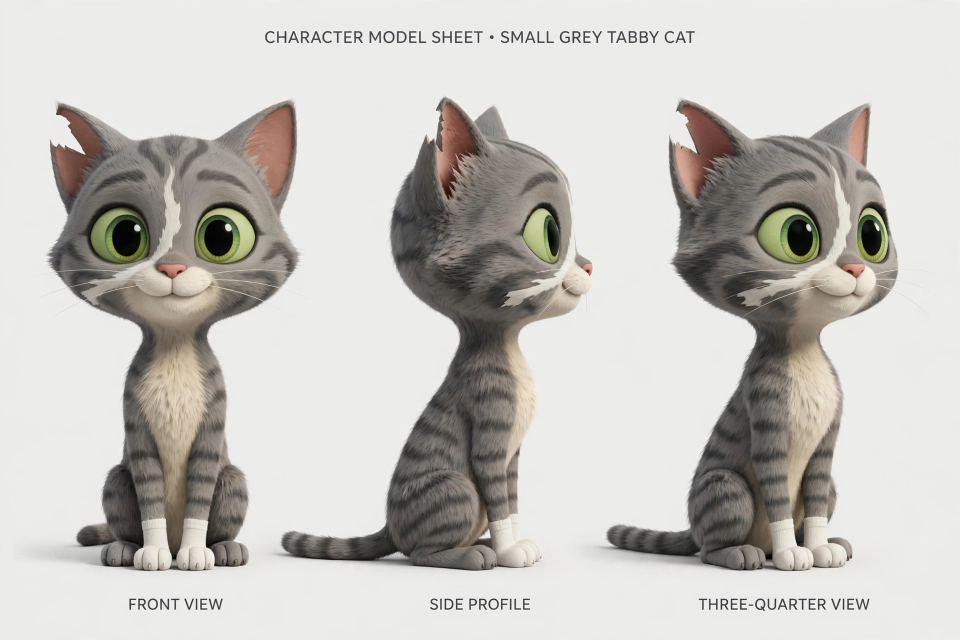
#> input picture bible/reference/media-generation-pepper-model-sheet-0-b738aac2-6ba8-437a-abb0-a4d5fd7aa41a.webp, 1920 x 1280 px, found by its file name (shown at 1/2 size)
$ python drift-contact-sheet.py ../episodes/ep001/assets/media-generation-ep001-shot0-hook-stylec.webp
#> lines starting #> are read from the running program, lines starting #| are printed output that depends on the picture
#!/usr/bin/env python3
"""drift-contact-sheet.py — visual drift-review harness (drift firewall, manual gate).

Usage: drift-contact-sheet.py <ep>   (e.g. drift-contact-sheet.py ep002)

Builds pack/drift-review.jpg: model sheet + marks detail (the authorities)
on top, episode stills below in a labeled grid — the 2-minute human eyeball.
Also appends one row per still to tools/drift-log.csv (verdict left blank;
the agent fills ear/stripe/eyes/socks/verdict during review).

Per the drift-firewall spec, automated verdicts start as HUMAN until the
model judge has 20 consecutive agreements with human verdicts. This script
is the harness; the judgment stays human for now.
"""
import csv, os, sys
from datetime import date
from PIL import Image, ImageDraw

ROOT = "/home/hatch/workspace/pepper-series"
REF = f"{ROOT}/bible/reference"
MODEL_SHEET = f"{REF}/media-generation-pepper-model-sheet-0-b738aac2-6ba8-437a-abb0-a4d5fd7aa41a.webp"
MARKS_DETAIL = f"{REF}/media-generation-pepper-marks-detail-0-2a4503b8-e5d8-46bc-ba7d-d64d32b1c4b6.webp"
LOG = f"{ROOT}/tools/drift-log.csv"
COLS = 3
THUMB_W = 360


def thumb(img, w):
    r = w / img.width
    return img.convert("RGB").resize((w, int(img.height * r)))


def labeled(img, text):
    d = ImageDraw.Draw(img)
    d.rectangle([0, 0, img.width, 34], fill=(11, 14, 20))
    d.text((10, 8), text, fill=(232, 163, 61))
    return img


def main():
    ep = sys.argv[1]
    epdir = f"{ROOT}/episodes/{ep}"
    stills = sorted(
        f for f in os.listdir(f"{epdir}/assets")
        if f.endswith((".webp", ".png", ".jpg"))
        and "shot" in f
        and "_superseded" not in f
        and "anim" not in f
    )
    if not stills:
        sys.exit(f"no stills found in {epdir}/assets")

    auth = [labeled(thumb(Image.open(MODEL_SHEET), 540), "AUTHORITY: model sheet"),
            labeled(thumb(Image.open(MARKS_DETAIL), 540), "AUTHORITY: marks detail")]
#> in thumb, `r = w / img.width`: r = 0.281
#> in thumb, `return img.convert("RGB").resize((w, int(img.height * r)))`:
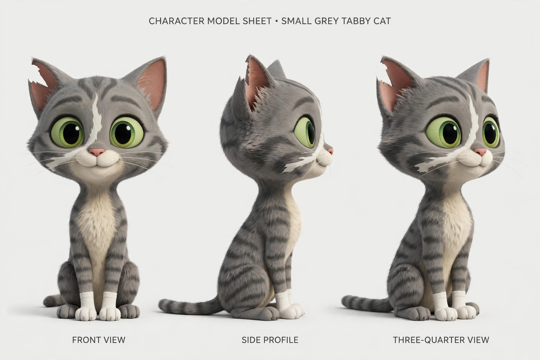
#> returned value: PIL image 540x360 RGB; mean R, G, B 197.6, 195.7, 190.6
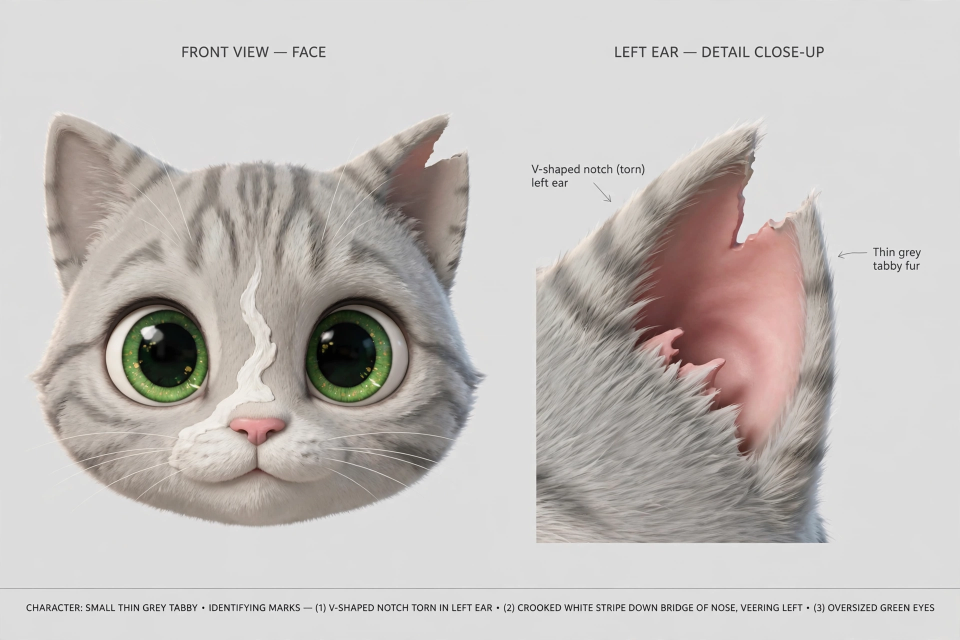
#> input picture bible/reference/media-generation-pepper-marks-detail-0-2a4503b8-e5d8-46bc-ba7d-d64d32b1c4b6.webp, 1920 x 1280 px, found by its file name (shown at 1/2 size)
#> call 2 of thumb, with w = 540
#> in thumb (call 2), `return img.convert("RGB").resize((w, int(img.height * r)))`:
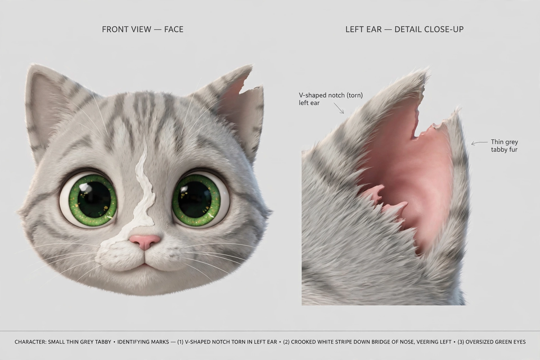
#> returned value: PIL image 540x360 RGB; mean R, G, B 195, 190.4, 187.5
    tiles = [labeled(thumb(Image.open(f"{epdir}/assets/{s}"), THUMB_W),
                     f"{ep} / {s[:44]}") for s in stills]
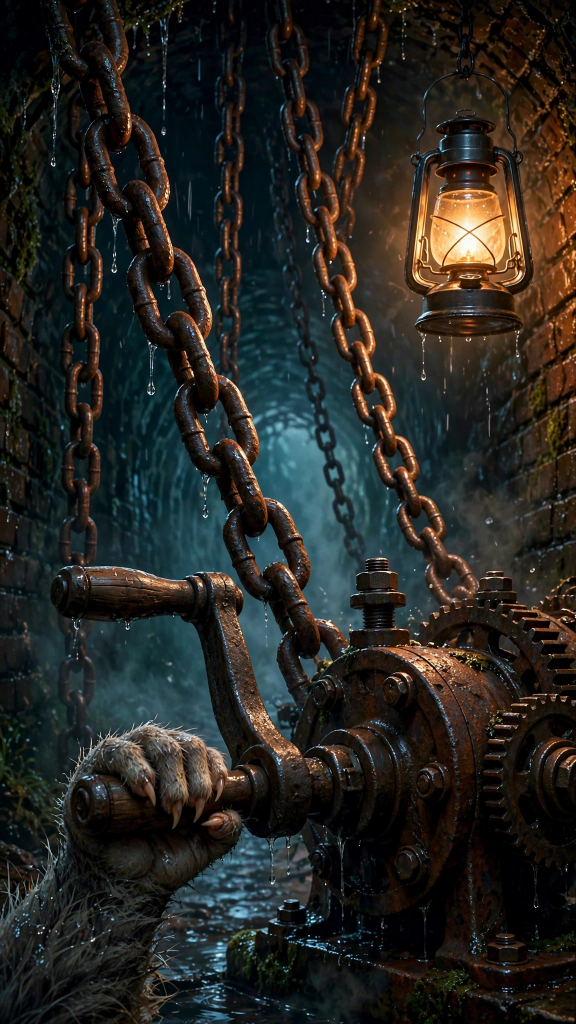
#> input picture episodes/ep001/assets/media-generation-ep001-shot0-hook-stylec.webp, 1152 x 2048 px, found by its file name (shown at 1/2 size)
#> call 3 of thumb, with w = 360
#> in thumb (call 3), `r = w / img.width`: r = 0.312
#> in thumb (call 3), `return img.convert("RGB").resize((w, int(img.height * r)))`:
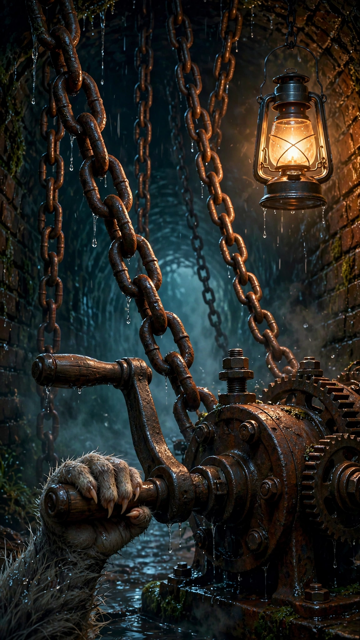
#> returned value: PIL image 360x640 RGB; mean R, G, B 38.1, 38.1, 34
#> tiles = 1 item

    rows, row, x = [], [], 0
    all_tiles = auth + tiles
#> all_tiles = 3 items
    for t in all_tiles:
        row.append(t)
        if len(row) == COLS:
            rows.append(row); row = []
#> this loop made 3 passes
#> after the loop, row = []; rows = 1 item
    if row:
        rows.append(row)
    W = COLS * 560
    H = sum(max(t.height for t in r) + 12 for r in rows)
#> H = 652
    sheet = Image.new("RGB", (W, H), (20, 24, 32))
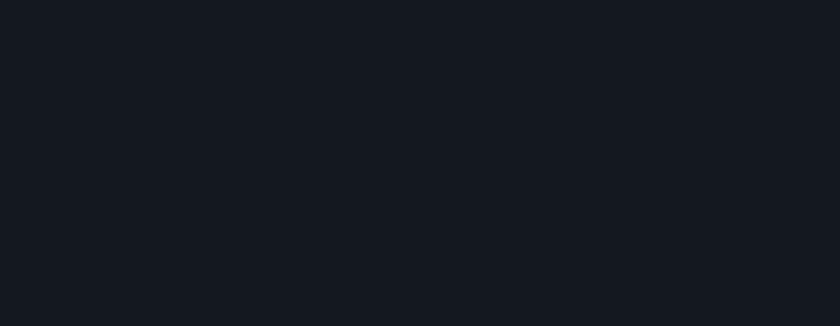
#> sheet: PIL image 1680x652 RGB (shown at 1/2 size); mean R, G, B 20, 24, 32
    y = 0
    for r in rows:
        rh = max(t.height for t in r)
        x = 0
        for t in r:
            sheet.paste(t, (x + (560 - t.width) // 2, y)); x += 560
        y += rh + 12
#> this loop made 1 pass
#> (rh, y) on pass 1: (640, 652)
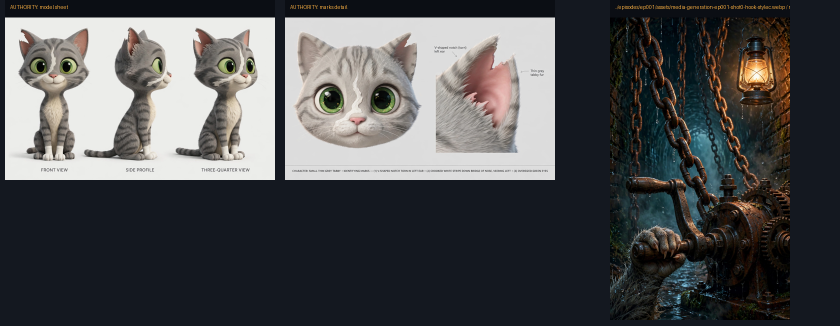
#> sheet: PIL image 1680x652 RGB (shown at 1/2 size); mean R, G, B 79.2, 79.8, 81.3
#> after the loop, y = 652
    out = f"{epdir}/pack/drift-review.jpg"
    sheet.save(out, quality=88)
    print(f"wrote {out} ({len(stills)} stills)")

    new = not os.path.exists(LOG)
    with open(LOG, "a", newline="") as fh:
        w = csv.writer(fh)
        if new:
            w.writerow(["date", "episode", "shot", "prompt_hash", "model", "vendor",
                        "ear", "stripe", "eyes", "socks", "verdict", "notes"])
        for s in stills:
            w.writerow([date.today().isoformat(), ep, s[:44], "", "", "",
                        "", "", "", "", "", ""])
    print(f"appended {len(stills)} rows to tools/drift-log.csv (verdicts pending)")


if __name__ == "__main__":
    main()
